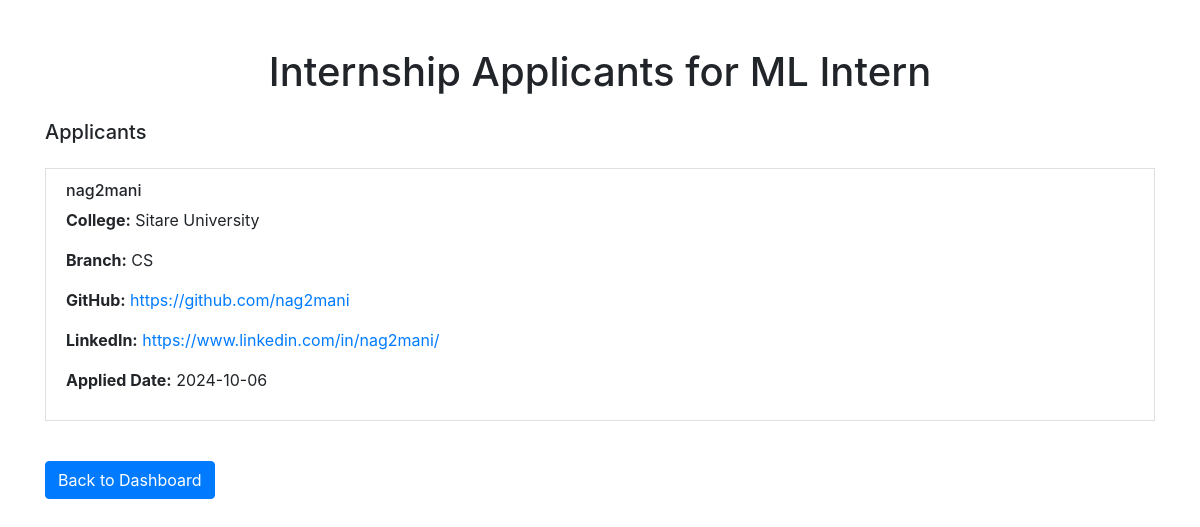
The page /internship_applicants/2/ (signed in) on the database as committed earlier.
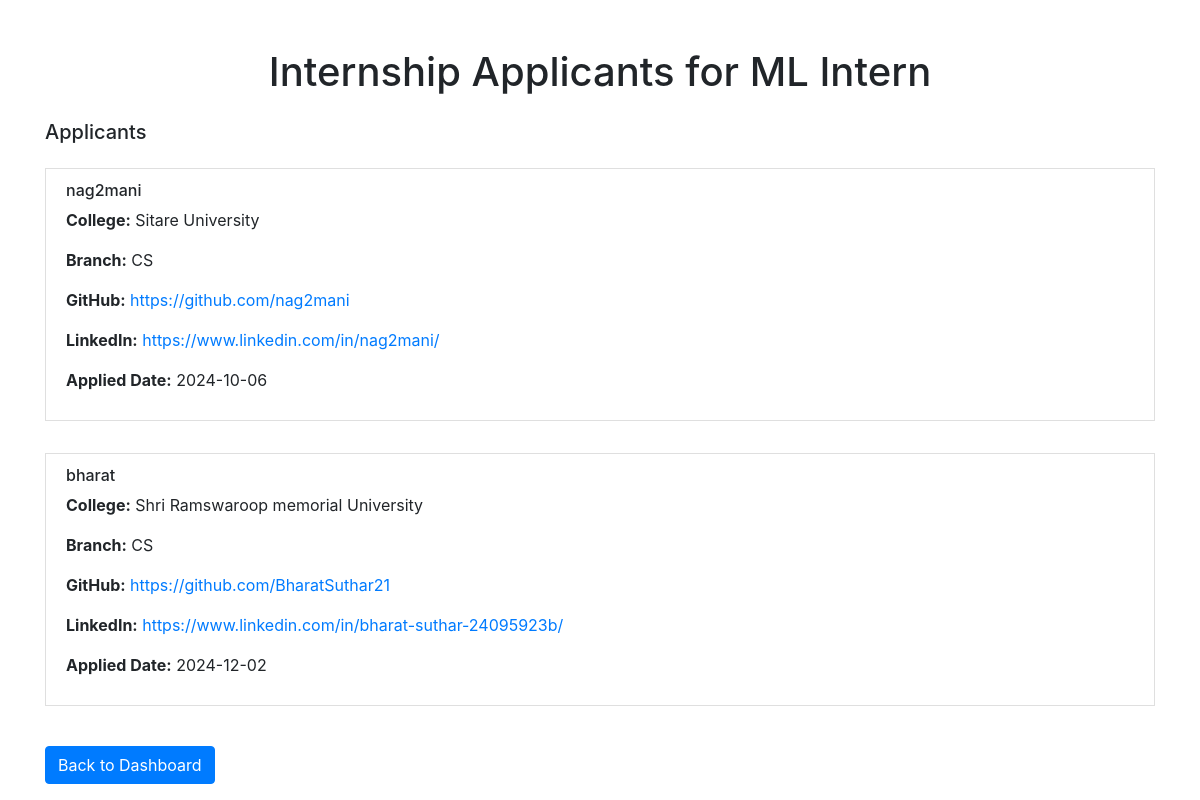
The same page on the database as committed later.
### home/models.py (models this page shows, shortened)
class Student(models.Model):
    user = models.OneToOneField(User, on_delete=models.CASCADE)  # Connect with the User model
    student_name = models.CharField(max_length=255, blank=True, null=True)
    college = models.CharField(max_length=255)
    branch = models.CharField(max_length=255)
    github = models.URLField(blank=True, null=True)
    email = models.EmailField(max_length=255, blank=True, null=True)
    phone_number = models.CharField(max_length=15, blank=True, null=True)
    linkedin = models.URLField(blank=True, null=True)
    profile_picture = models.ImageField(upload_to='profile_pictures/students/', blank=True, null=True)

### home/views.py (the view)
# urls.py: path('internship_applicants/<int:internship_id>/', internship_applicants, name='internship_applicants'),
@login_required(login_url="/login/")
def internship_applicants(request, internship_id):
    internship = get_object_or_404(Internship, id=internship_id, company=request.user.company)
    applicants = []
    for student_id, application_details in internship.student_applied.items():
        student = get_object_or_404(Student, id=student_id)
        applicants.append({
            'student': student,
            'application_details': application_details
        })
    return render(request, 'internship_applicants.html', {'internship': internship, 'applicants': applicants})

### home/templates/internship_applicants.html (shortened to what this page needs)
<!DOCTYPE html>
<html lang="en">
<head>
    <link href="https://stackpath.bootstrapcdn.com/bootstrap/4.5.2/css/bootstrap.min.css" rel="stylesheet">
</head>
<body>
    <div class="container mt-5">
        <h1 class="text-center">Internship Applicants for {{ internship.title }}</h1>
        <div class="mt-4">
            <h5>Applicants</h5>
            <ul class="list-group">
                {% for applicant in applicants %}
                <div class="my-3">
                    <li class="list-group-item">
                        <h6>{{ applicant.student.user.username }}</h6>
                        <p><strong>College:</strong> {{ applicant.student.college }}</p>
                        <p><strong>Branch:</strong> {{ applicant.student.branch }}</p>
                        <p><strong>GitHub:</strong> <a href="{{ applicant.student.github }}" target="_blank">{{ applicant.student.github }}</a></p>
                        <p><strong>LinkedIn:</strong> <a href="{{ applicant.student.linkedin }}" target="_blank">{{ applicant.student.linkedin }}</a></p>
                        <p><strong>Applied Date:</strong> {{ applicant.application_details.applied_date }}</p>
                    </li>
                </div>
                {% empty %}
                <li class="list-group-item">No applicants yet.</li>
                {% endfor %}
            </ul>
        </div>
        <div class="mt-4">
            <a href="{% url 'company' %}" class="btn btn-primary">Back to Dashboard</a>
        </div>
    </div>
</body>
</html>

Rows that differ between the two databases and show on the page:
added Student: student.user.username "bharat", student.college "Shri Ramswaroop memorial University", student.branch "CS", student.github "https://github.com/BharatSuthar21", student.linkedin "https://www.linkedin.com/in/bharat-suthar-24095923b/", application_details.applied_date "2024-12-02"
